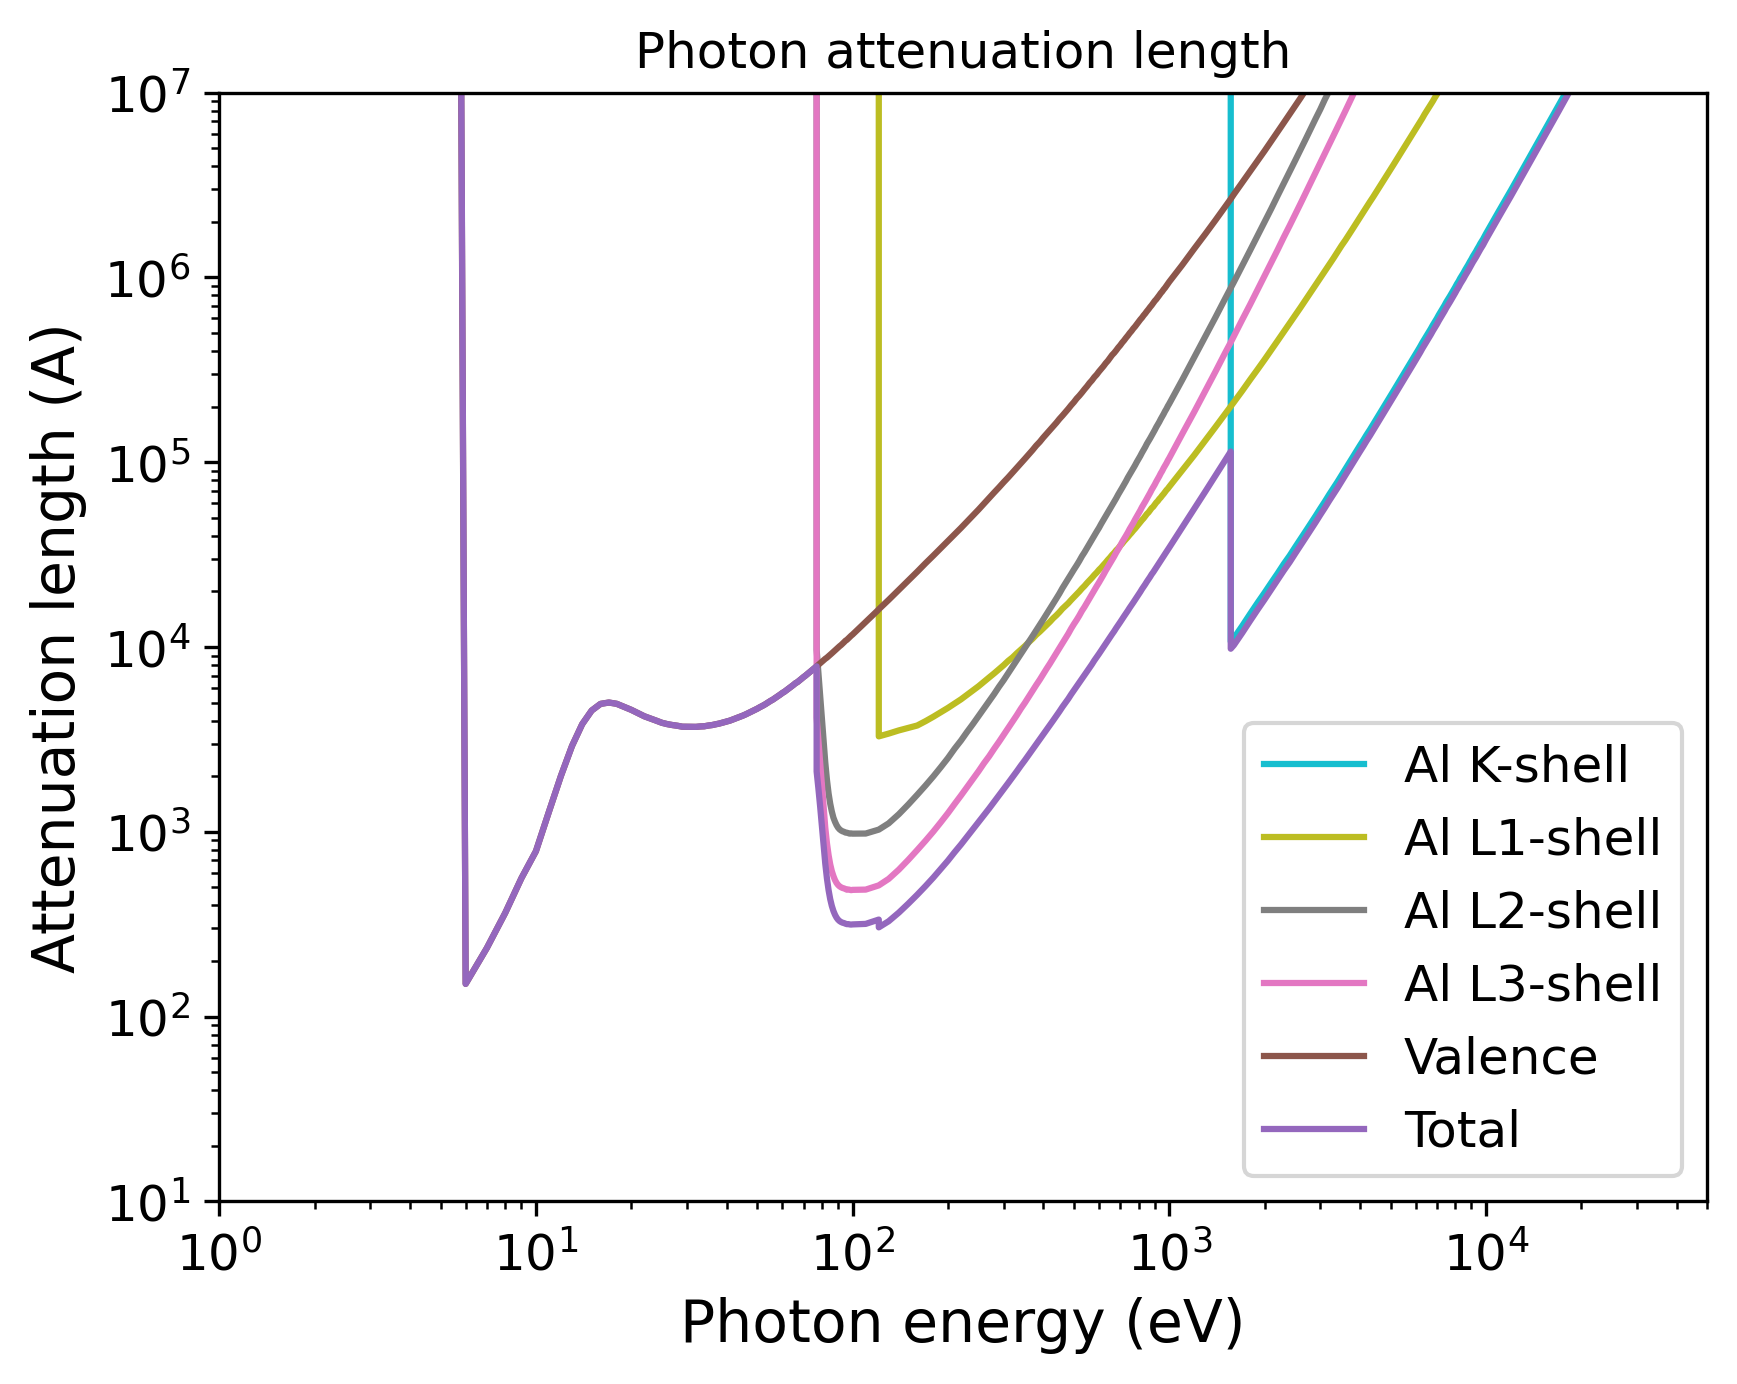

The script that saved this image:
import pandas as pd
import numpy as np
import matplotlib.pyplot as plt
import matplotlib.cm as cm
# Set the format:
plt.xlabel("Photon energy (eV)", fontsize=14)
plt.ylabel("Attenuation length (A)", fontsize=14)
plt.xticks(fontsize=12)
plt.yticks(fontsize=12)
plt.grid(False)
# Set the axes:
# Read the output file:
df = pd.read_csv(r"OUTPUT_Al_Photon_IMFP.dat", sep=r'\s+', header=None, comment="#", skipinitialspace=True)
plt.xscale("log")
plt.yscale("log")
# Prepare the plot:
columns_to_plot = [ 1, 2, 3, 4, 5, 6]
labels = [ "Al K-shell", "Al L1-shell", "Al L2-shell", "Al L3-shell", "Valence", "Total"]
# Create N distinct colors from a colormap
N = len(columns_to_plot)
colors = plt.cm.tab10(np.linspace(1, 0, 10))
# Set line styles:
linestyles = [ "-", "-", "-", "-", "-", "-"]
for i, col in enumerate(columns_to_plot):
    color = colors[i % len(colors)]
    ls    = linestyles[i % len(linestyles)]
    label = labels[i % len(labels)]
    plt.plot(df.iloc[:, 0], df.iloc[:, col],
    color=color,
    label=label,
    linestyle=ls)
plt.xlim(1.00000000,50000.00000000)
plt.ylim(10.00000000,10000000.00000000)
plt.title("Photon attenuation length")
plt.legend(loc="best", fontsize=12)
# Save the plot in this format:
plt.savefig("OUTPUT_MFP_photon.png", dpi=300, bbox_inches="tight")
